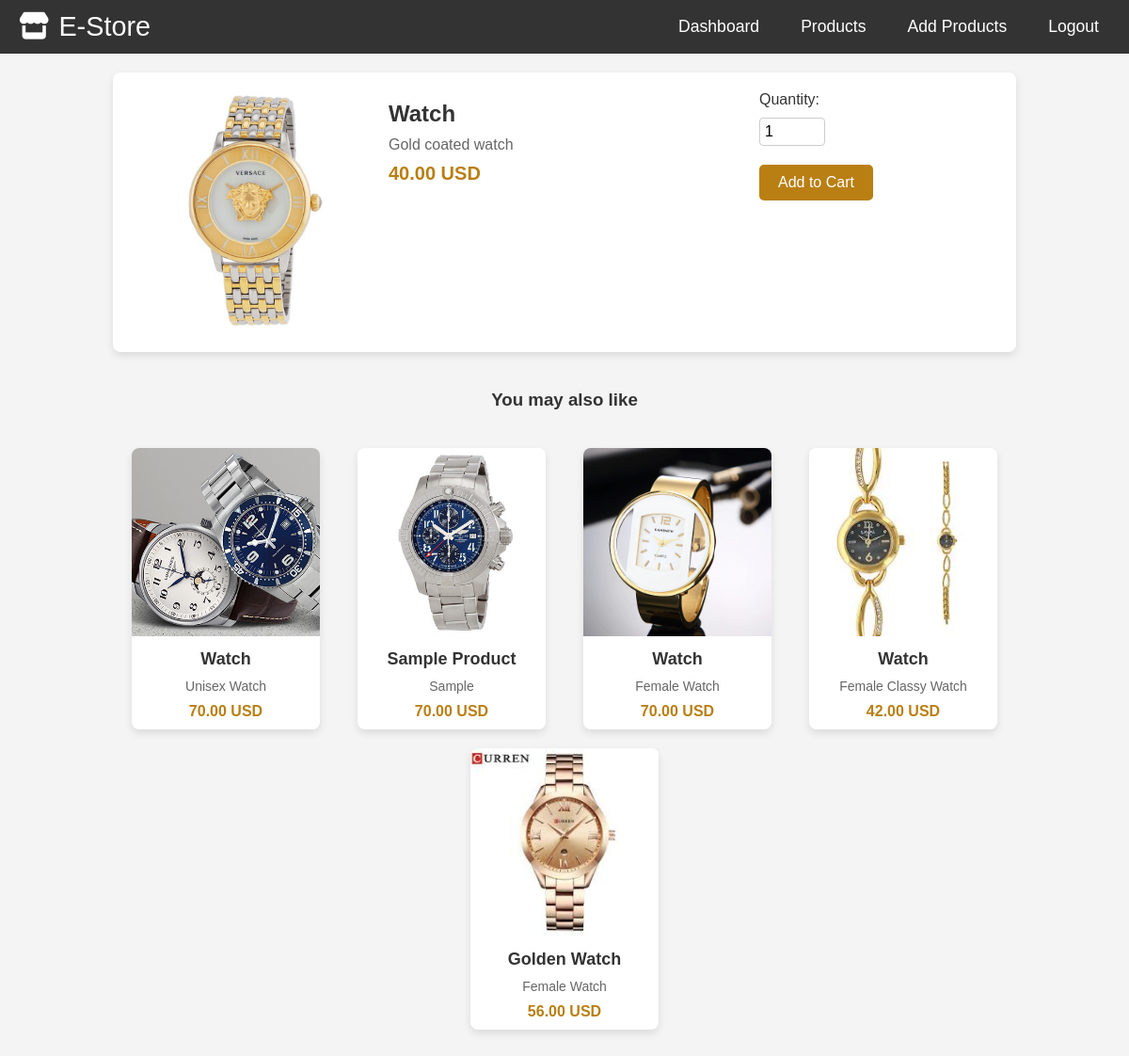
Screenshot of /products/product/3/ (signed in) with the database file from the repository.
### products/models.py (models this page shows, shortened)
class Product(models.Model):
    ELECTRONICS = 'electronics'
    FURNITURE = 'furniture'
    CLOTHING = 'clothing'
    BOOKS = 'books'
    TOYS = 'toys'
    GROCERIES = 'groceries'
    ACCESSORIES='Accessories'
    CATEGORY_CHOICES = [
        (ELECTRONICS, 'Electronics'),
        (FURNITURE, 'Furniture'),
        (CLOTHING, 'Clothing'),
        (BOOKS, 'Books'),
        (TOYS, 'Toys'),
        (GROCERIES, 'Groceries'),
        (ACCESSORIES,'Accessories')
    ]
    name = models.CharField(max_length=255)
    description = models.TextField(null=True, blank=True)
    rating = models.CharField(max_length=50)
    category = models.CharField(
        max_length=20,
        choices=CATEGORY_CHOICES,
    )
    price = models.DecimalField(max_digits=10, decimal_places=2)
    stock = models.IntegerField(default=0)  # Number of items in stock
    image = models.ImageField(upload_to='products/', null=True, blank=True)
    product_link = models.URLField()
    rating = models.CharField(max_length=50)
    is_recommended = models.BooleanField(default=False)

### products/views.py (the view, shortened to what this page needs)
# urls.py: path('product/<int:pk>/', views.product_detail, name='product_detail'),
@login_required
def product_detail(request, pk):
    product = get_object_or_404(Product, pk=pk)
    recommended_products = Product.objects.exclude(id=product.id)[:5]
    return render(request, 'product_detail.html', {
        'product': product,
        'recommended_products': recommended_products,
    })

### products/templates/product_detail.html (shortened to what this page needs)
{% include 'navbar.html' %}
    <head>
    </head>
    <div class="container">
        <div class="product-detail-card">
            <div class="product-image">
                <img src="{{ product.image.url }}" alt="{{ product.name }}">
            </div>
            <div class="product-info">
                <h2>{{ product.name }}</h2>
                <p>{{ product.description }}</p>
                <div class="price">{{ product.price }} USD</div>
            </div>
            <div class="product-form">
                <form method="POST" action="{% url 'products:add_to_cart' product.id %}">
                    <label for="quantity">Quantity: </label>
                    <input type="number" id="quantity" name="quantity" value="1" min="1">
                    <button type="submit" class="btn btn-primary add-to-cart-btn">Add to Cart</button>
                </form>
            </div>
        </div>
        <div class="recommended-products">
            <h3>You may also like</h3>
            <div class="product-list">
                {% for recommended_product in recommended_products %}
                    <div class="product-card">
                        <a href="{% url 'products:product_detail' pk=recommended_product.id %}">
                            <img src="{{ recommended_product.image.url }}" alt="{{ recommended_product.name }}">
                            <h4>{{ recommended_product.name }}</h4>
                            <p>{{ recommended_product.description|truncatewords:10 }}</p>
                            <div class="price">{{ recommended_product.price }} USD</div>
                        </a>
                    </div>
                {% endfor %}
            </div>
        </div>
    </div>

### products/templates/navbar.html (shortened to what this page needs)
<!DOCTYPE html>
<html lang="en">
<head>
    <link rel="stylesheet" href="https://cdnjs.cloudflare.com/ajax/libs/font-awesome/6.0.0-beta3/css/all.min.css">
</head>
<body>
    <nav>
        <div class="navbar-container">
            <a href="#" class="navbar-logo">
                <i class="fas fa-store"></i>E-Store
            </a>
            <div class="navbar-links">
                <a href="{% url 'products:dashboard' %}">Dashboard</a>
                <a href="{% url 'products:product_list' %}">Products</a>
                <a href="{% url 'products:product_create' %}">Add Products</a>
                <a href="{% url 'users:logout' %}">Logout</a>
            </div>
        </div>
    </nav>
</body>
</html>

### products/templates/navbar.html (style rules this page uses)
* { margin: 0; padding: 0; box-sizing: border-box; }
body { font-family: Arial, sans-serif; margin: 0; padding: 0; background-color: #f8f9fa; }
nav { background-color: #333; padding: 10px 20px; position: sticky; top: 0; z-index: 1000; width: 100%; box-sizing: border-box; }
.navbar-container { display: flex; justify-content: space-between; align-items: center; width: 100%; max-width: 1200px; margin: 0 auto; }
.navbar-logo { font-size: 1.8em; color: #fff; text-decoration: none; }
.navbar-logo i { margin-right: 10px; }
.navbar-links { display: flex; gap: 20px; }
.navbar-links a { color: #fff; text-decoration: none; font-size: 1.1em; padding: 8px 12px; border-radius: 4px; transition: background-color 0.3s ease; }

### products/templates/product_detail.html (style rules this page uses)
* { margin: 0; padding: 0; box-sizing: border-box; }
body { font-family: Arial, sans-serif; background-color: #f4f4f4; color: #333; margin: 0; padding: 0; display: flex; flex-direction: column; align-items: center; justify-content: flex-start; min-height: 100vh; }
.container { width: 80%; margin: 20px auto; }
.product-detail-card { background-color: white; border-radius: 8px; box-shadow: 0 4px 8px rgba(0, 0, 0, 0.1); margin-bottom: 30px; padding: 20px; display: flex; flex-direction: row; justify-content: space-between; align-items: flex-start; }
.product-image { flex: 1; max-width: 45%; }
.product-image img { width: 100%; height: auto; border-radius: 8px; }
.product-info { flex: 2; max-width: 45%; padding-left: 20px; }
.product-info h2 { color: #333; font-size: 24px; margin: 10px 0; }
.product-info p { color: #666; font-size: 16px; margin-bottom: 10px; }
.product-info .price { font-size: 20px; font-weight: bold; color: #b97f13; margin-top: 10px; margin-bottom: 20px; }
.product-form { flex: 1; display: flex; flex-direction: column; justify-content: flex-start; align-items: flex-start; }
.product-form form { display: flex; flex-direction: column; gap: 10px; align-items: flex-start; }
.product-form form label { font-size: 16px; }
.product-form form input[type="number"] { padding: 5px; font-size: 16px; margin-right: 10px; width: 70px; border-radius: 4px; border: 1px solid #ccc; }
.product-form form button { background-color: #b97f13; color: white; padding: 10px 20px; border: none; border-radius: 5px; cursor: pointer; font-size: 16px; margin-top: 10px; }
.recommended-products { margin-top: 40px; }
.recommended-products h3 { text-align: center; color: #333; margin-bottom: 20px; }
.product-list { display: flex; justify-content: space-around; flex-wrap: wrap; margin-top: 30px; }
.product-card { background-color: white; border-radius: 8px; box-shadow: 0 4px 8px rgba(0, 0, 0, 0.1); overflow: hidden; margin: 10px; width: 200px; text-align: center; cursor: pointer; }
.product-card img { width: 100%; height: 200px; object-fit: cover; }
.product-card h4 { padding: 10px; font-size: 18px; color: #333; }
.product-card p { padding: 0 10px 10px; color: #666; font-size: 14px; }
.product-card .price { padding: 0 10px 10px; font-size: 16px; font-weight: bold; color: #b97f13; }
.product-list .product-card a { text-decoration: none; color: inherit; }

### rows the page displays
Product: image (picture), name "Watch", description "Gold coated watch", price "40.00"
Product: image (picture), name "Watch", description "Unisex Watch", price "70.00"
Product: image (picture), name "Sample Product", description "Sample", price "70.00"
Product: image (picture), name "Watch", description "Female Watch", price "70.00"
Product: image (picture), name "Watch", description "Female Classy Watch", price "42.00"
Product: image (picture), name "Golden Watch", description "Female Watch", price "56.00"
